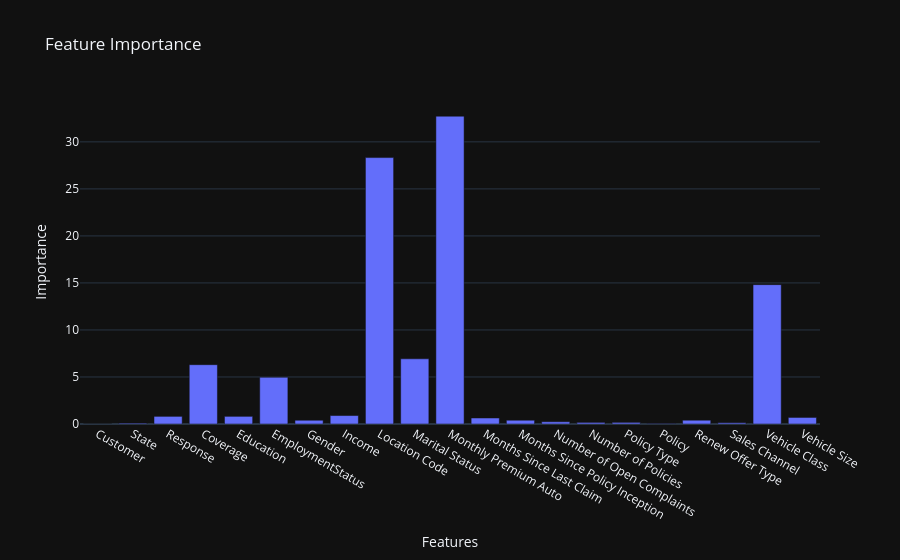

Source (notebook cell):
### Code cell
px.bar(x=catboost_model.feature_names_,y=feature_importance,title="Feature Importance",labels={"x":"Features","y":"Importance"})

### Figure 1 — Plotly figure (JSON) as saved in the notebook; plotly's stock layout.template omitted (floating-point values rounded to 4 significant figures)
{"data": [{"hovertemplate": "Features=%{x}<br>Importance=%{y}<extra></extra>", "legendgroup": "", "marker": {"color": "#636efa", "pattern": {"shape": ""}}, "name": "", "orientation": "v", "showlegend": false, "textposition": "auto", "x": ["Customer", "State", "Response", "Coverage", "Education", "EmploymentStatus", "Gender", "Income", "Location Code", "Marital Status", "Monthly Premium Auto", "Months Since Last Claim", "Months Since Policy Inception", "Number of Open Complaints", "Number of Policies", "Policy Type", "Policy", "Renew Offer Type", "Sales Channel", "Vehicle Class", "Vehicle Size"], "xaxis": "x", "y": [0.0, 0.0867, 0.8127, 6.308, 0.8136, 4.967, 0.3996, 0.8994, 28.33, 6.932, 32.73, 0.6367, 0.4004, 0.2398, 0.1691, 0.1724, 0.0516, 0.4029, 0.1346, 14.82, 0.6969], "yaxis": "y", "type": "bar"}], "layout": {"xaxis": {"anchor": "y", "domain": [0.0, 1.0], "title": {"text": "Features"}}, "yaxis": {"anchor": "x", "domain": [0.0, 1.0], "title": {"text": "Importance"}}, "legend": {"tracegroupgap": 0}, "title": {"text": "Feature Importance"}, "barmode": "relative"}}
